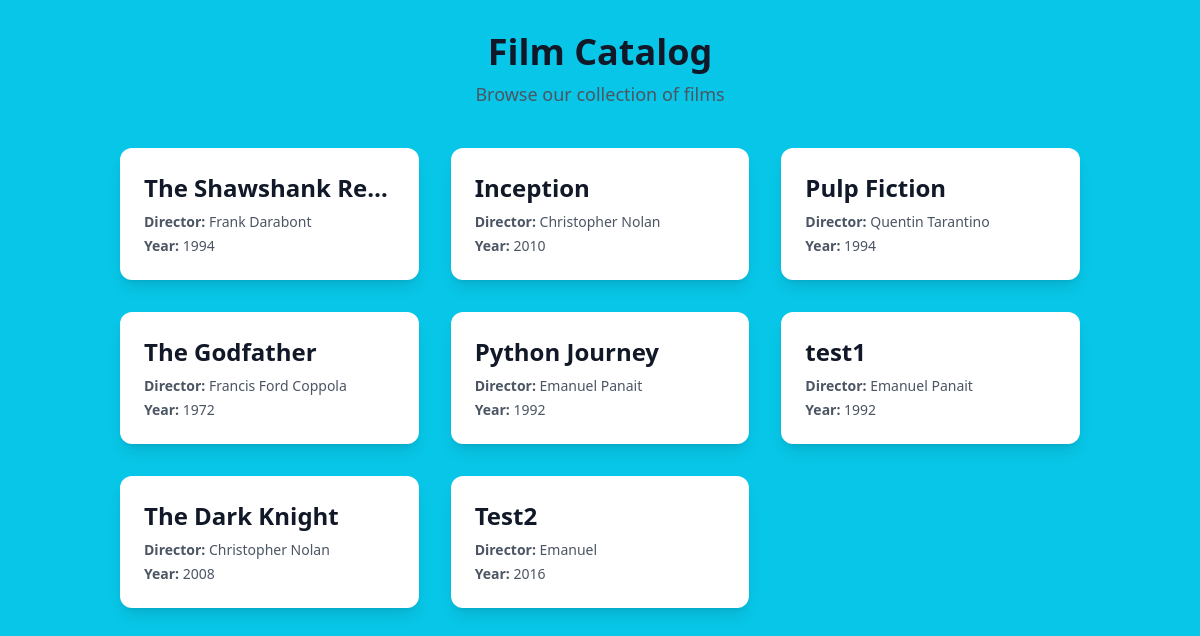
Page /list/ on the committed database.
### viewer/models.py (models this page shows)
class Movie(Model):
    Title = CharField(max_length=100, blank=True, null=True, db_column='title')
    director = CharField(max_length=100, blank=True, null=True, db_column='director')
    Year = IntegerField(blank=True, null=True, db_column='year')
    cinema_price = IntegerField(blank=True, null=True, db_column='cinema_price')
    genre_movie = CharField(max_length=50, blank=True, null=True, db_column='genre_movie')

### viewer/views.py (the view)
# urls.py: path('list/', MovieListView.as_view(), name='movie-list'),
class MovieListView(ListView):
    model = Movie
    template_name = 'movie_list.html'
    context_object_name = 'movies_html'

### viewer/Templates/movie_list.html (shortened to what this page needs)
{% load static %}
<!DOCTYPE html>
<html lang="en">
<head>
    <script src="https://cdn.tailwindcss.com"></script>
</head>
<body class="font-sans antialiased text-gray-800">
    <div class="container mx-auto p-4 md:p-8">
        <header class="text-center mb-10">
            <h1 class="text-4xl font-bold text-gray-900">Film Catalog</h1>
            <p class="text-lg text-gray-600 mt-2">Browse our collection of films</p>
        </header>
        <div class="grid grid-cols-1 sm:grid-cols-2 lg:grid-cols-3 xl:grid-cols-4 gap-8">
            {% if movies_html %}
                {% for film in movies_html %}
                <div class="bg-white rounded-xl shadow-lg overflow-hidden flex flex-col transform hover:scale-105 hover:shadow-2xl transition-all duration-300 ease-in-out">
                    <div class="p-6">
                        <h2 class="text-2xl font-bold text-gray-900 mb-2 truncate" title="{{ film.Title }}">{{ film.Title }}</h2>
                        <div class="text-gray-600 text-sm space-y-1">
                            <p>
                                <span class="font-semibold">Director:</span> {{ film.director }}
                            </p>
                            <p>
                                <span class="font-semibold">Year:</span> {{ film.Year }}
                            </p>
                        </div>
                    </div>
                </div>
                {% endfor %}
            {% endif %}
        </div>
    </div>
</body>
</html>

### viewer/Templates/movie_list.html (style rules this page uses)
body { background-color: hsl(189, 93%, 47%); }

### rows in the picture
Movie: Title "The Shawshank Re…", director "Frank Darabont", Year "1994"
Movie: Title "Inception", director "Christopher Nolan", Year "2010"
Movie: Title "Pulp Fiction", director "Quentin Tarantino", Year "1994"
Movie: Title "The Godfather", director "Francis Ford Coppola", Year "1972"
Movie: Title "Python Journey", director "Emanuel Panait", Year "1992"
Movie: Title "test1", director "Emanuel Panait", Year "1992"
Movie: Title "The Dark Knight", director "Christopher Nolan", Year "2008"
Movie: Title "Test2", director "Emanuel", Year "2016"
